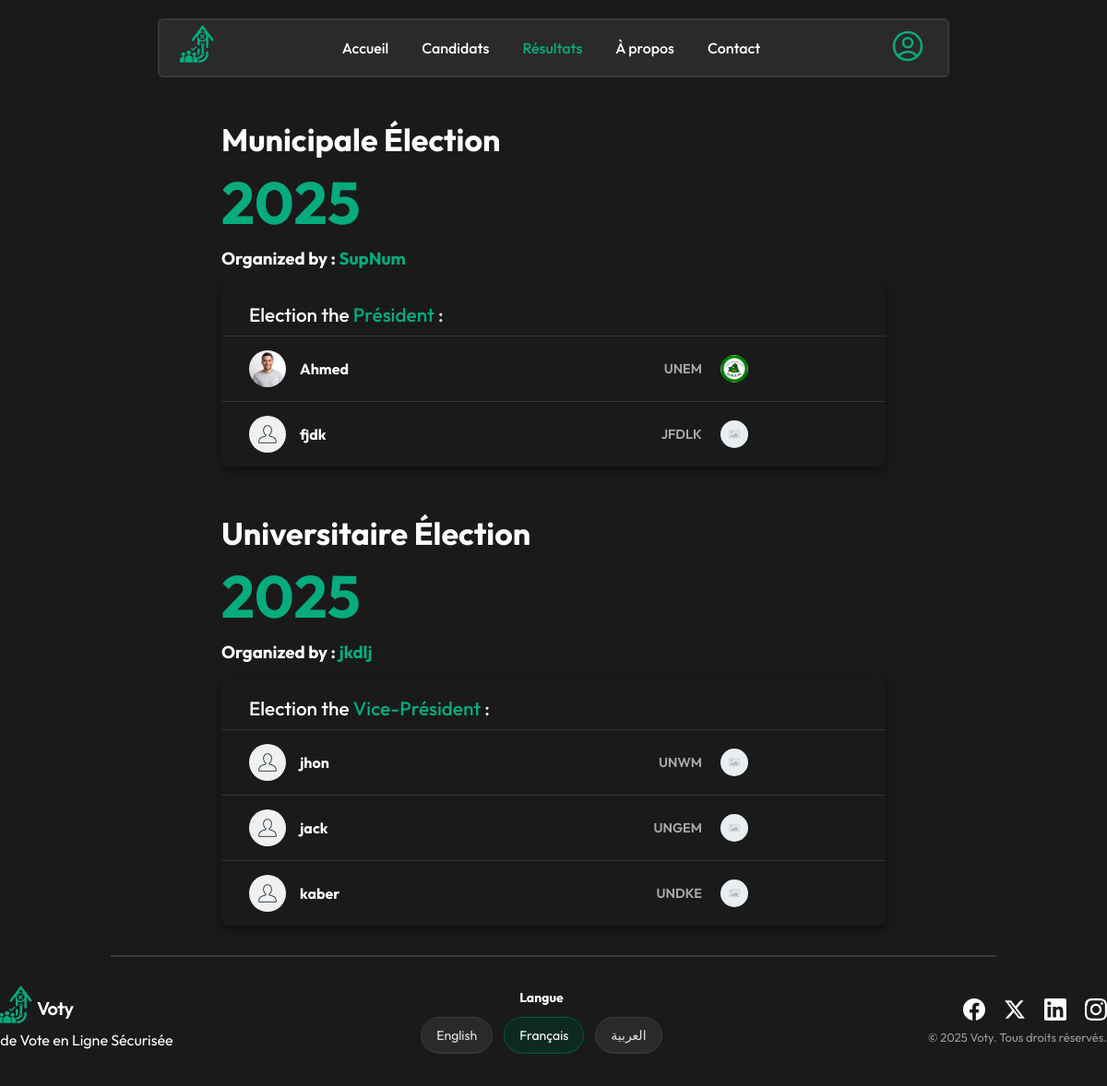
Screenshot of /results.php (signed in) with the database file from the repository.
### tables this page shows
CREATE TABLE `election` (
  `id` int NOT NULL,
  `en_organizer` varchar(255) NOT NULL,
  `fr_organizer` varchar(255) NOT NULL,
  `ar_organizer` varchar(255) NOT NULL,
  `election_type` varchar(100) DEFAULT NULL,
  `year` year NOT NULL,
  `start_date` date DEFAULT NULL,
  `end_date` date DEFAULT NULL,
  `results` enum('publish','nopublish') NOT NULL DEFAULT 'nopublish',
  `status` tinyint(1) NOT NULL DEFAULT '1',
  `created_by` int DEFAULT NULL,
  `created_at` timestamp NULL DEFAULT CURRENT_TIMESTAMP
);

CREATE TABLE `position` (
  `id` int NOT NULL,
  `fr_name` varchar(255) NOT NULL,
  `en_name` varchar(255) NOT NULL,
  `ar_name` varchar(255) NOT NULL,
  `status` tinyint(1) NOT NULL DEFAULT '1',
  `id_election` int DEFAULT NULL,
  `created_by` int DEFAULT NULL,
  `created_at` timestamp NULL DEFAULT CURRENT_TIMESTAMP
);

CREATE TABLE `candidates` (
  `id` int NOT NULL,
  `name` varchar(255) NOT NULL,
  `ar_name` varchar(255) NOT NULL,
  `photo_path` varchar(512) DEFAULT NULL,
  `fr_description` text NOT NULL,
  `en_description` text NOT NULL,
  `ar_description` text NOT NULL,
  `nominated_at` date DEFAULT NULL,
  `Supporting_party` varchar(255) NOT NULL,
  `path_supporting_party_logo` varchar(520) NOT NULL,
  `id_position` int DEFAULT NULL,
  `created_by` int DEFAULT NULL,
  `created_at` timestamp NULL DEFAULT CURRENT_TIMESTAMP
);

### core/lang.php (called while the page is built, shortened)
<?php
$current_lang = $_SESSION['lang'];
$translations = [];
$lang_file = __DIR__ . "/../lang/{$current_lang}.php";
if (file_exists($lang_file)) {
    $translations = include $lang_file;
} else {
    $translations = include __DIR__ . '/../lang/fr.php';
}
function t($key, $fallback = null)
{
    global $translations;
    $key_lower = strtolower($key);
    foreach ($translations as $k => $v) {
        if (strtolower($k) === $key_lower) {
            return $v;
        }
    }
    return $fallback ?? $key;
}

### results.php (the view, shortened to what this page needs)
<?php
require_once 'core/lang.php';
require_once 'core/config.php';
$stmt = $pdo->prepare(
    'SELECT e.* FROM election e
     INNER JOIN position p ON e.id = p.id_election
     INNER JOIN candidates c ON p.id = c.id_position
     WHERE e.`results` = \'publish\' AND e.`status` = 1
     GROUP BY e.id
     HAVING COUNT(DISTINCT c.id) > 0
     ORDER BY e.id'
);
$stmt->execute();
$elections = $stmt->fetchAll(PDO::FETCH_ASSOC);
function get_Positions_by_election($pdo, $id_election) {
  $stmt = $pdo->prepare(
    'SELECT * FROM `position` WHERE id_election = ?'
  );
  $stmt->execute([$id_election]);
  return $stmt->fetchAll(PDO::FETCH_ASSOC);
}
function get_candidates_by_position($pdo, $id_position) {
  $stmt = $pdo->prepare(
    'SELECT * FROM `candidates` WHERE id_Position = ?'
  );
  $stmt->execute([$id_position]);
  return $stmt->fetchAll(PDO::FETCH_ASSOC);
}
include 'includes/header.php';
?>
<div class="results-container">
    <?php if (count($elections) > 0): ?>
        <?php foreach($elections as $election): ?>
            <?php
                $electionType = $election['election_type'] ?? 'Student';
                $electionTypeLabel = t($electionType, ucfirst($electionType));
                $electionLabel = t('election', 'Election');
            ?>
            <h1><?= $electionTypeLabel . ' ' . $electionLabel; ?></h1>
            <h2 class="year"><?= $election['year']; ?></h2>
            <h3 class="organizer">Organized by :  <span class="green"><?= $election[$current_lang.'_organizer']; ?></span></h3>
            <?php $positions = get_Positions_by_election($pdo, $election['id']); ?>
            <div class="intro-and-results">
                <?php foreach($positions as $position): ?>
                    <section class="election-results">
                        <?php $candidates = get_candidates_by_position($pdo, $position['id']);?>
                        <?php if(count($candidates) > 0): ?>
                            <h3>Election the <span class="green"><?= $position[$current_lang.'_name'] ?> </span>:</h3>
                            <ul class="candidate-list">
                                <?php foreach($candidates as $candidate): ?>
                                    <li class="candidate-item">
                                        <div class="candidate-info">
                                        <img src="<?= $candidate['photo_path'] ?>" class="photo-candidate">
                                        <span class="name"><?= ($current_lang === 'ar')? $candidate['ar_name'] : $candidate['name'] ?></span>
                                        </div>
                                        <span class="union snem"><?= $candidate['Supporting_party'] ?></span>
                                        <img src="<?= $candidate['path_supporting_party_logo'] ?>" class="union-logo">
                                    </li>
                                <?php endforeach; ?>
                            </ul>
                        <?php endif; ?>
                    </section>
                <?php endforeach; ?>
            </div>
        <?php endforeach ?>
    <?php else: ?>
        <span class="any-election"><?php echo t('any_position', 'Sécurité et transparence dans votre vote...') ?></span>
    <?php endif; ?>
</div>
<?php include 'includes/footer.php'; ?>

### assets/css/global.css (style rules this page uses)
* { margin: 0; padding: 0; box-sizing: border-box; outline: none; -webkit-tap-highlight-color: transparent; }
body { font-family: "Outfit", -apple-system, BlinkMacSystemFont, "Segoe UI", Roboto, "Helvetica Neue", Arial, sans-serif; background-color: #1a1a1a; color: #ffffff; }
::placeholder { font-family: inherit; }

### assets/css/utilities/animations.css (style rules this page uses)
body::after { content: ''; position: fixed; top: 0; left: 0; width: 100%; height: 100%; background: #010101; z-index: 999999; pointer-events: none; }
body.page-fade-in::after { animation: fadeOut 0.8s ease-in forwards; }

### assets/css/layout/header.css (style rules this page uses)
@media (min-width: 769px) { body { padding-top: 5rem; } }

### assets/css/pages/candidates.css (style rules this page uses)
.candidate-info { flex: 1; }

### assets/css/pages/results.css (style rules this page uses)
:root { --dark-bg: #2a2a2a; --darker-bg: #1a1a1a; --text-color: #ffffff; --light-green: #06ac7d; --hover-color: #3a3a3a; }
.results-container { min-height: 80vh; margin: 4vh; max-width: 60%; margin-left: 20%; }
h1 { font-size: 2.5em; font-weight: 300; margin-bottom: 5px; }
.year { font-size: 4em; color: var(--light-green); font-weight: bold; margin-top: 0; margin-bottom: 1vh; }
.organizer { margin-bottom: 2vh; }
.green { color: var(--light-green); }
.intro-and-results { display: flex; flex-direction: column; gap: 20px; }
.election-results { flex-grow: 1; background-color: var(--darker-bg); border-radius: 8px; overflow: hidden; box-shadow: 0 4px 10px rgba(0, 0, 0, 0.5); }
.election-results h3 { font-size: 1.3em; padding: 20px 30px 10px; margin: 0; font-weight: 500; }
.candidate-list { list-style: none; padding: 0; margin: 0; }
.candidate-item { display: flex; align-items: center; justify-content: space-between; padding: 15px 30px; border-top: 1px solid #333; transition: background-color 0.2s, transform 0.2s; }
.candidate-info { display: flex; align-items: center; width: 40%; }
.photo-candidate { width: 40px; height: 40px; border-radius: 50%; object-fit: cover; margin-right: 15px; }
.name { font-weight: bold; }
.union { font-weight: 600; text-transform: uppercase; font-size: 0.9em; width: 15%; text-align: right; color: #aaa; }
.union-logo { width: 30px; height: 30px; margin: 0 20px; border-radius: 100%; }

### assets/css/pages/about.css (style rules this page uses)
h1 { font-size: 34px; margin: 8px 0 6px; font-weight: 700; margin-top: 7%; }

### rows the page displays
election: election_type "Municipale", electionLabel "Élection", year "2025", fr_organizer "SupNum"
position: fr_name "Président"
candidates: shows a picture, name "Ahmed", Supporting_party "UNEM"
candidates: photo_path (placeholder picture), name "fjdk", Supporting_party "JFDLK", path_supporting_party_logo (placeholder picture)
election: election_type "Universitaire", electionLabel "Élection", year "2025", fr_organizer "jkdlj"
position: fr_name "Vice-Président"
candidates: photo_path (placeholder picture), name "jhon", Supporting_party "UNWM", path_supporting_party_logo (placeholder picture)
candidates: photo_path (placeholder picture), name "jack", Supporting_party "UNGEM", path_supporting_party_logo (placeholder picture)
candidates: photo_path (placeholder picture), name "kaber", Supporting_party "UNDKE", path_supporting_party_logo (placeholder picture)

### other values shown
t('home', 'Accueil') "Accueil"
t('candidates', 'Candidats') "Candidats"
t('results', 'Résultats') "Résultats"
t('about', 'À propos') "À propos"
t('contact', 'Contact') "Contact"
t('language', 'Langue') "Langue"
t('english', 'English') "English"
t('french', 'Français') "Français"
t('arabic', 'العربية') "العربية"
t('footer_copy', '&copy; 2025 Voty. All rights reserved.') "© 2025 Voty. Tous droits réservés."
